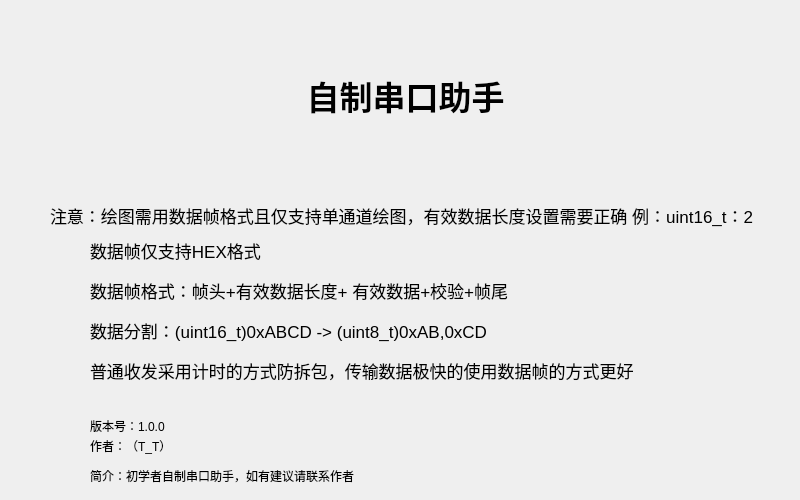
     <widget class="QWidget" name="tab">
      <attribute name="title">
       <string>有话说</string>
      </attribute>
      <widget class="QLabel" name="label_18">
       <property name="geometry">
        <rect>
         <x>20</x>
         <y>40</y>
         <width>771</width>
         <height>111</height>
        </rect>
       </property>
       <property name="font">
        <font>
         <pointsize>25</pointsize>
         <bold>true</bold>
        </font>
       </property>
       <property name="text">
        <string>自制串口助手</string>
       </property>
       <property name="alignment">
        <set>Qt::AlignmentFlag::AlignCenter</set>
       </property>
      </widget>
      <widget class="QLabel" name="label_19">
       <property name="geometry">
        <rect>
         <x>50</x>
         <y>200</y>
         <width>721</width>
         <height>31</height>
        </rect>
       </property>
       <property name="font">
        <font>
         <pointsize>13</pointsize>
        </font>
       </property>
       <property name="text">
        <string>注意：绘图需用数据帧格式且仅支持单通道绘图，有效数据长度设置需要正确 例：uint16_t：2</string>
       </property>
      </widget>
      <widget class="QLabel" name="label_20">
       <property name="geometry">
        <rect>
         <x>90</x>
         <y>230</y>
         <width>361</width>
         <height>41</height>
        </rect>
       </property>
       <property name="font">
        <font>
         <pointsize>13</pointsize>
        </font>
       </property>
       <property name="text">
        <string>数据帧仅支持HEX格式</string>
       </property>
      </widget>
      <widget class="QLabel" name="label_21">
       <property name="geometry">
        <rect>
         <x>90</x>
         <y>270</y>
         <width>571</width>
         <height>41</height>
        </rect>
       </property>
       <property name="font">
        <font>
         <pointsize>13</pointsize>
        </font>
       </property>
       <property name="text">
        <string>数据帧格式：帧头+有效数据长度+ 有效数据+校验+帧尾</string>
       </property>
      </widget>
      <widget class="QLabel" name="label_22">
       <property name="geometry">
        <rect>
         <x>90</x>
         <y>310</y>
         <width>531</width>
         <height>41</height>
        </rect>
       </property>
       <property name="font">
        <font>
         <pointsize>13</pointsize>
        </font>
       </property>
       <property name="text">
        <string>数据分割：(uint16_t)0xABCD -&gt; (uint8_t)0xAB,0xCD</string>
       </property>
      </widget>
      <widget class="QLabel" name="label_23">
       <property name="geometry">
        <rect>
         <x>90</x>
         <y>400</y>
         <width>161</width>
         <height>51</height>
        </rect>
       </property>
       <property name="text">
        <string>版本号：1.0.0</string>
       </property>
      </widget>
      <widget class="QLabel" name="label_24">
       <property name="geometry">
        <rect>
         <x>90</x>
         <y>430</y>
         <width>171</width>
         <height>31</height>
        </rect>
       </property>
       <property name="text">
        <string>作者：（T_T）</string>
       </property>
      </widget>
      <widget class="QLabel" name="label_25">
       <property name="geometry">
        <rect>
         <x>90</x>
         <y>460</y>
         <width>321</width>
         <height>31</height>
        </rect>
       </property>
       <property name="text">
        <string>简介：初学者自制串口助手，如有建议请联系作者</string>
       </property>
      </widget>
      <widget class="QLabel" name="label_26">
       <property name="geometry">
        <rect>
         <x>90</x>
         <y>350</y>
         <width>651</width>
         <height>41</height>
        </rect>
       </property>
       <property name="font">
        <font>
         <pointsize>13</pointsize>
        </font>
       </property>
       <property name="text">
        <string>普通收发采用计时的方式防拆包，传输数据极快的使用数据帧的方式更好</string>
       </property>
      </widget>
     </widget>
